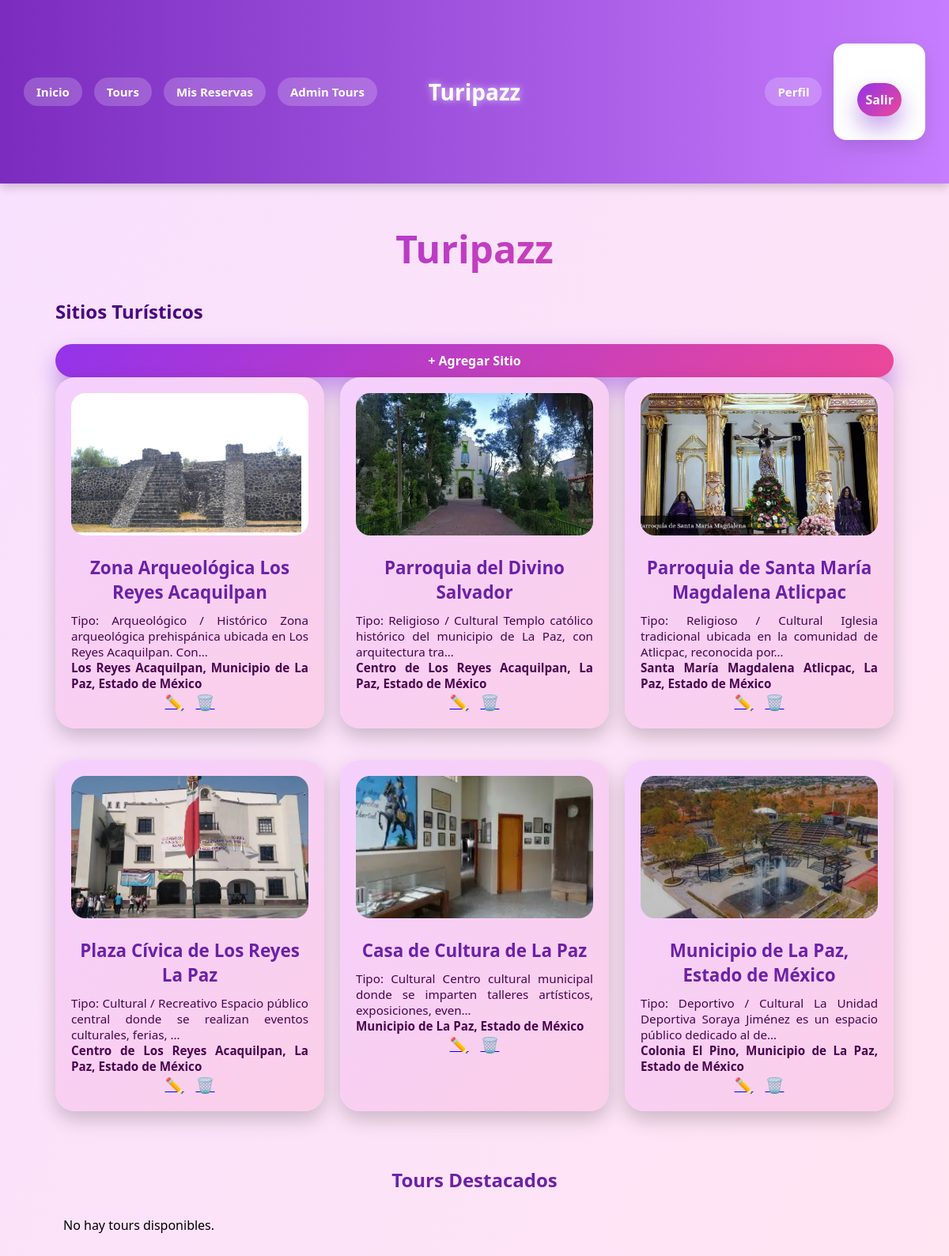
Page / (signed in) on the committed database.
### turismo/models.py (models this page shows, shortened)
class SitioTuristico(models.Model):
    nombre = models.CharField(max_length=100)
    descripcion = models.TextField()
    ubicacion = models.CharField(max_length=150)
    imagen = models.ImageField(upload_to="sitios/", blank=True, null=True)
    precio = models.DecimalField(max_digits=8, decimal_places=2)
    destacado = models.BooleanField(default=False)

### turismo/views.py (the view)
# urls.py: path('', views.inicio, name='inicio'),
@login_required
def inicio(request):
    sitios = SitioTuristico.objects.all()
    return render(request, 'inicio.html', {'sitios': sitios})

### turismo/templates/inicio.html (shortened to what this page needs)
{% extends 'base.html' %}
{% block content %}
<h2 class="titulo-principal">Turipazz</h2>
<h2>Sitios Turísticos</h2>
{% if user.is_staff %}
    <a class="btn" href="{% url 'crear_sitio' %}">+ Agregar Sitio</a>
{% endif %}
<div class="grid">
{% for sitio in sitios %}
    <div class="card sitio-card">
        {% if sitio.imagen %}
            <img src="{{ sitio.imagen.url }}" alt="{{ sitio.nombre }}">
        {% endif %}
        <h3>{{ sitio.nombre }}</h3>
        <p>{{ sitio.descripcion|truncatechars:100 }}</p>
        <p><b>{{ sitio.ubicacion }}</b></p>
        {% if user.is_staff %}
            <div class="acciones">
                <a href="{% url 'editar_sitio' sitio.id %}">✏️</a>
                <a href="{% url 'eliminar_sitio' sitio.id %}">🗑️</a>
            </div>
        {% endif %}
    </div>
{% empty %}
    <p>No hay sitios registrados.</p>
{% endfor %}
</div>
<h2 class="subtitulo">Tours Destacados</h2>
<div class="carousel">
    <div class="carousel-track">
        {% for tour in tours %}
        <div class="card tour-card">
            {% if tour.imagen %}
                <img src="{{ tour.imagen.url }}" alt="{{ tour.nombre }}">
            {% endif %}
            <h3>{{ tour.nombre }}</h3>
            <p>{{ tour.descripcion|truncatechars:120 }}</p>
            <p class="precio">$ {{ tour.precio }} MXN</p>
            <a href="{% url 'reservar' tour.id %}" class="btn">
                Reservar
            </a>
        </div>
        {% empty %}
            <p>No hay tours disponibles.</p>
        {% endfor %}
    </div>
</div>
{% endblock %}

### turismo/templates/base.html (shortened to what this page needs)
{% load static %}
<!DOCTYPE html>
<html lang="es">
<head>
    <link rel="stylesheet" href="{% static 'css/styles.css' %}">
</head>
<body>
<nav class="navbar">
    <div class="nav-left">
        <a href="{% url 'inicio' %}" class="nav-btn">Inicio</a>
        <a href="{% url 'tours' %}" class="nav-btn">Tours</a>
        <a href="{% url 'mis_reservas' %}" class="nav-btn">Mis Reservas</a>
        {% if user.is_staff %}
            <a href="{% url 'admin_tours' %}" class="nav-btn">Admin Tours</a>
        {% endif %}
    </div>
    <div class="nav-center">
        <h1 class="logo">Turipazz</h1>
    </div>
    <div class="nav-right">
        <a href="{% url 'perfil' %}" class="nav-btn">Perfil</a>
       <form method="post" action="{% url 'logout' %}" style="display:inline;">
  <button type="submit" class="btn">Salir</button>
</form>
    </div>
</nav>
<div class="container">
    {% block content %}{% endblock %}
</div>
</body>
</html>

### rows in the picture
SitioTuristico: imagen (picture), nombre "Zona Arqueológica Los Reyes Acaquilpan", descripcion "Tipo: Arqueológico / Histórico Zona arqueológica prehispánica ubicada en Los Reyes Acaquilpan. Con…", ubicacion "Los Reyes Acaquilpan, Municipio de La Paz, Estado de México"
SitioTuristico: imagen (picture), nombre "Parroquia del Divino Salvador", descripcion "Tipo: Religioso / Cultural Templo católico histórico del municipio de La Paz, con arquitectura tra…", ubicacion "Centro de Los Reyes Acaquilpan, La Paz, Estado de México"
SitioTuristico: imagen (picture), nombre "Parroquia de Santa María Magdalena Atlicpac", descripcion "Tipo: Religioso / Cultural Iglesia tradicional ubicada en la comunidad de Atlicpac, reconocida por…", ubicacion "Santa María Magdalena Atlicpac, La Paz, Estado de México"
SitioTuristico: imagen (picture), nombre "Plaza Cívica de Los Reyes La Paz", descripcion "Tipo: Cultural / Recreativo Espacio público central donde se realizan eventos culturales, ferias, …", ubicacion "Centro de Los Reyes Acaquilpan, La Paz, Estado de México"
SitioTuristico: imagen (picture), nombre "Casa de Cultura de La Paz", descripcion "Tipo: Cultural Centro cultural municipal donde se imparten talleres artísticos, exposiciones, even…", ubicacion "Municipio de La Paz, Estado de México"
SitioTuristico: imagen (picture), nombre "Municipio de La Paz, Estado de México", descripcion "Tipo: Deportivo / Cultural La Unidad Deportiva Soraya Jiménez es un espacio público dedicado al de…", ubicacion "Colonia El Pino, Municipio de La Paz, Estado de México"
